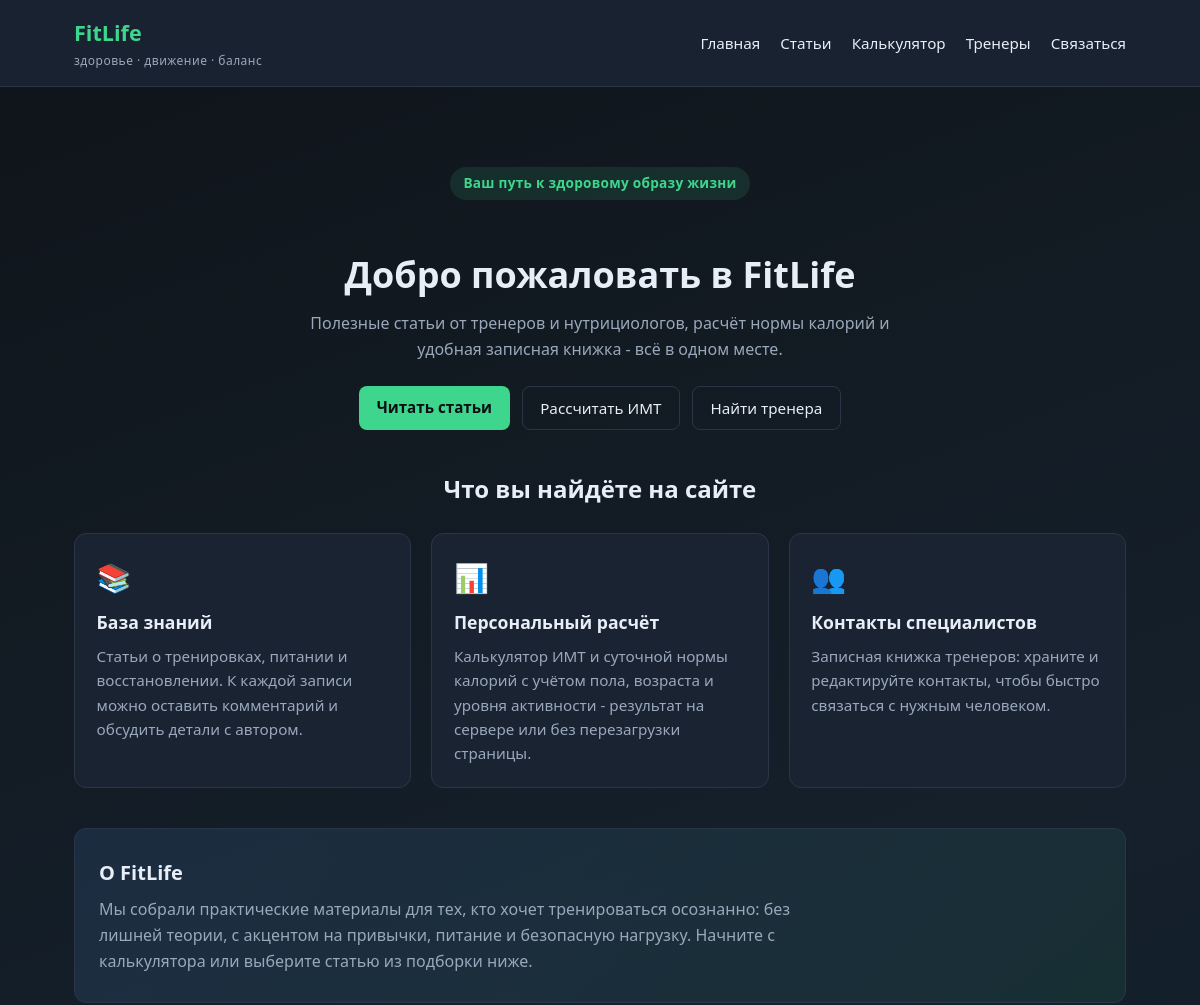
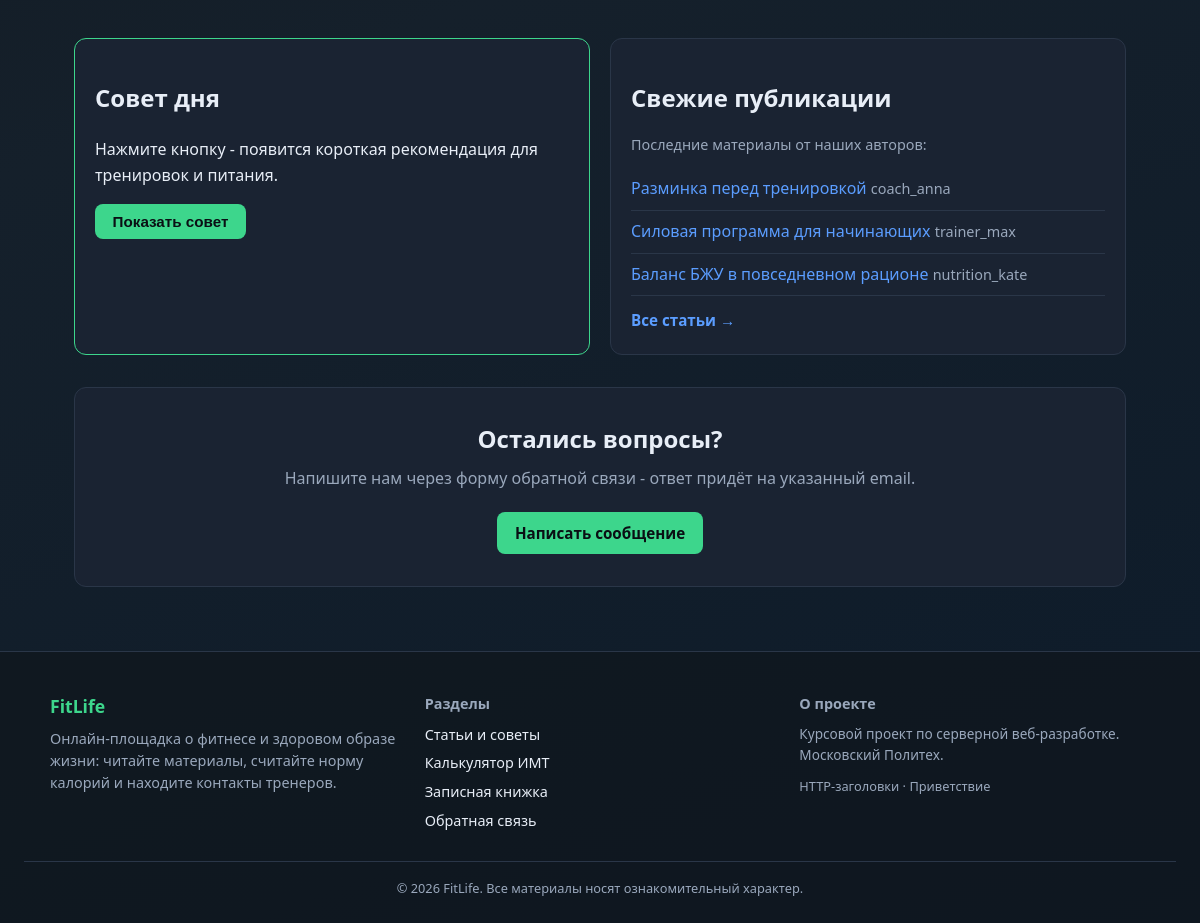
The page / on the database its author committed (2 pictures, top to bottom).
### tables this page shows
CREATE TABLE articles (
    id INT NOT NULL AUTO_INCREMENT,
    author_id INT NOT NULL,
    name VARCHAR(255) NOT NULL,
    text TEXT NOT NULL,
    created_at DATETIME NOT NULL DEFAULT CURRENT_TIMESTAMP,
  updated_at DATETIME NULL,
    PRIMARY KEY (id),
    KEY idx_articles_author (author_id),
    CONSTRAINT fk_articles_author FOREIGN KEY (author_id) REFERENCES users (id) ON DELETE CASCADE
);

CREATE TABLE users (
    id INT NOT NULL AUTO_INCREMENT,
    nickname VARCHAR(128) NOT NULL,
    email VARCHAR(255) NOT NULL,
    is_confirmed TINYINT(1) NOT NULL DEFAULT 0,
    role ENUM('admin', 'user') NOT NULL DEFAULT 'user',
    password_hash VARCHAR(255) NOT NULL DEFAULT '',
    auth_token VARCHAR(255) NOT NULL DEFAULT '',
    created_at DATETIME NOT NULL DEFAULT CURRENT_TIMESTAMP,
    PRIMARY KEY (id),
    UNIQUE KEY uk_users_nickname (nickname),
    UNIQUE KEY uk_users_email (email)
);

### src/MyProject/View.php (called while the page is built, shortened)
<?php
final class View
{
    private string $templatesPath;
    public function __construct()
    {
        $this->templatesPath = dirname(__DIR__, 2) . '/templates';
    }
    public function render(string $template, array $vars = []): void
    {
        extract($vars, EXTR_SKIP);
        $config = require dirname(__DIR__, 2) . '/config/config.php';
        require $this->templatesPath . '/' . $template . '.php';
        require $this->templatesPath . '/layout.php';
    }
}

### src/MyProject/Controllers/MainController.php (called while the page is built, shortened)
<?php
class MainController
{
    private View $view;
    public function __construct()
    {
        $this->view = new View();
    }
    public function index(): void
    {
        $articles = array_slice(Article::findAllWithAuthors(), 0, 3);
        $this->view->render('main/index', [
            'title' => 'Главная',
            'articles' => $articles,
        ]);
    }
}

### src/MyProject/Application.php (called while the page is built, shortened)
<?php
final class Application
{
    public function run(): void
    {
        $router = new Router();
        $main = MainController::class;
        $articles = ArticlesController::class;
        $comments = CommentsController::class;
        $contacts = ContactsController::class;
        $feedback = FeedbackController::class;
        $calculator = CalculatorController::class;
        $router->add('~^/$~', [$main, 'index']);
        $router->add('~^/hello/([^/]+)$~', [$main, 'hello']);
        $router->add('~^/bye/([^/]+)$~', [$main, 'bye']);
        $router->add('~^/headers$~', [$main, 'headers']);
        $router->add('~^/articles$~', [$articles, 'index']);
        $router->add('~^/articles/create$~', [$articles, 'create']);
        $router->add('~^/articles/(\d+)$~', [$articles, 'show']);
        $router->add('~^/articles/(\d+)/edit$~', [$articles, 'edit']);
        $router->add('~^/articles/(\d+)/comments$~', [$comments, 'store']);
        $router->add('~^/comments/(\d+)/edit$~', [$comments, 'edit']);
        $router->add('~^/contacts$~', [$contacts, 'index']);
        $router->add('~^/contacts/create$~', [$contacts, 'create']);
        $router->add('~^/contacts/(\d+)/edit$~', [$contacts, 'edit']);
        $router->add('~^/contacts/(\d+)/delete$~', [$contacts, 'delete']);
        $router->add('~^/feedback$~', [$feedback, 'form']);
        $router->add('~^/feedback/sent$~', [$feedback, 'sent']);
        $router->add('~^/calculator$~', [$calculator, 'index']);
        $router->add('~^/calculator/calculate$~', [$calculator, 'calculate']);
        $uri = $_SERVER['REQUEST_URI'] ?? '/';
        $method = $_SERVER['REQUEST_METHOD'] ?? 'GET';
        $router->dispatch($uri, $method);
    }
}

### www/index.php (called while the page is built, shortened)
<?php
$app = new MyProject\Application();
$app->run();

### src/MyProject/Models/Article.php (called while the page is built, shortened)
<?php
class Article extends ActiveRecord
{
    public int $author_id = 0;
    protected static function getTableName(): string
    {
        return 'articles';
    }
    public static function findAllWithAuthors(): array
    {
        return self::findAll('created_at DESC');
    }
    public function getAuthor(): ?User
    {
        return User::findById($this->author_id);
    }
}

### config/config.php (called while the page is built, shortened)
<?php
return [
    'app_name' => 'FitLife',
    'default_title' => 'FitLife - блог о здоровье и фитнесе',
    'db' => [
        'driver' => getenv('DB_DRIVER') ?: 'mysql',
        'sqlite_path' => dirname(__DIR__) . '/database/fitlife.sqlite',
        'host' => getenv('DB_HOST') ?: '127.0.0.1',
        'port' => getenv('DB_PORT') ?: '3306',
        'name' => getenv('DB_NAME') ?: 'fitlife',
        'user' => getenv('DB_USER') ?: 'root',
        'password' => getenv('DB_PASSWORD') ?: '',
        'charset' => 'utf8mb4',
    ],
];

### src/MyProject/Db.php (called while the page is built, shortened)
<?php
final class Db
{
    private static ?PDO $pdo = null;
    public static function getConnection(): PDO
    {
        if (self::$pdo === null) {
            $config = require dirname(__DIR__, 2) . '/config/config.php';
            $db = $config['db'];
            $driver = $db['driver'] ?? 'mysql';
            try {
                if ($driver === 'sqlite') {
                    $path = $db['sqlite_path'];
                    if (!is_file($path)) {
                        require dirname(__DIR__, 2) . '/database/init_sqlite.php';
                    }
                    self::$pdo = new PDO('sqlite:' . $path, null, null, [
                        PDO::ATTR_ERRMODE => PDO::ERRMODE_EXCEPTION,
                        PDO::ATTR_DEFAULT_FETCH_MODE => PDO::FETCH_ASSOC,
                    ]);
                } else {
                    $dsn = sprintf(
                        'mysql:host=%s;port=%s;dbname=%s;charset=%s',
                        $db['host'],
                        $db['port'],
                        $db['name'],
                        $db['charset']
                    );
                    self::$pdo = new PDO($dsn, $db['user'], $db['password'], [
                        PDO::ATTR_ERRMODE => PDO::ERRMODE_EXCEPTION,
                        PDO::ATTR_DEFAULT_FETCH_MODE => PDO::FETCH_ASSOC,
                    ]);
                    self::$pdo->exec('SET NAMES utf8mb4 COLLATE utf8mb4_unicode_ci');
                }
            } catch (PDOException $e) {
                http_response_code(500);
                echo 'Ошибка подключения к базе данных: ' . htmlspecialchars($e->getMessage());
                exit;
            }
        }
        return self::$pdo;
    }
}

### src/MyProject/ActiveRecord/ActiveRecord.php (called while the page is built, shortened)
<?php
abstract class ActiveRecord
{
    public static function findById(int $id): ?static
    {
        $table = static::getTableName();
        $stmt = Db::getConnection()->prepare("SELECT * FROM {$table} WHERE id = :id LIMIT 1");
        $stmt->execute(['id' => $id]);
        $row = $stmt->fetch(PDO::FETCH_ASSOC);
        return $row ? static::mapRow($row) : null;
    }
    public static function findAll(string $orderBy = 'id DESC'): array
    {
        $table = static::getTableName();
        $stmt = Db::getConnection()->query("SELECT * FROM {$table} ORDER BY {$orderBy}");
        $items = [];
        while ($row = $stmt->fetch(PDO::FETCH_ASSOC)) {
            $items[] = static::mapRow($row);
        }
        return $items;
    }
    protected static function mapRow(array $row): static
    {
        $object = new static();
        $reflection = new ReflectionClass($object);
        foreach ($row as $key => $value) {
            $property = $reflection->getProperty($key);
            $type = $property->getType();
            if ($type && $type->getName() === 'int' && $value !== null && $value !== '') {
                $value = (int) $value;
            }
        }
        return $object;
    }
}

### src/MyProject/Models/User.php (called while the page is built, shortened)
<?php
class User extends ActiveRecord
{
    protected static function getTableName(): string
    {
        return 'users';
    }
}

### templates/main/index.php (the view)
<section class="hero">
    <p class="hero-badge">Ваш путь к здоровому образу жизни</p>
    <h1>Добро пожаловать в FitLife</h1>
    <p class="lead">Полезные статьи от тренеров и нутрициологов, расчёт нормы калорий и удобная записная книжка - всё в одном месте.</p>
    <div class="hero-actions">
        <a class="btn btn-primary" href="/articles">Читать статьи</a>
        <a class="btn btn-secondary" href="/calculator">Рассчитать ИМТ</a>
        <a class="btn btn-secondary" href="/contacts">Найти тренера</a>
    </div>
</section>
<section class="features-section">
    <h2 class="section-title">Что вы найдёте на сайте</h2>
    <div class="features-grid">
        <article class="feature-card">
            <span class="feature-icon" aria-hidden="true">📚</span>
            <h3>База знаний</h3>
            <p>Статьи о тренировках, питании и восстановлении. К каждой записи можно оставить комментарий и обсудить детали с автором.</p>
        </article>
        <article class="feature-card">
            <span class="feature-icon" aria-hidden="true">📊</span>
            <h3>Персональный расчёт</h3>
            <p>Калькулятор ИМТ и суточной нормы калорий с учётом пола, возраста и уровня активности - результат на сервере или без перезагрузки страницы.</p>
        </article>
        <article class="feature-card">
            <span class="feature-icon" aria-hidden="true">👥</span>
            <h3>Контакты специалистов</h3>
            <p>Записная книжка тренеров: храните и редактируйте контакты, чтобы быстро связаться с нужным человеком.</p>
        </article>
    </div>
</section>
<section class="about-strip">
    <div class="about-strip-inner">
        <h2>О FitLife</h2>
        <p>Мы собрали практические материалы для тех, кто хочет тренироваться осознанно: без лишней теории, с акцентом на привычки, питание и безопасную нагрузку. Начните с калькулятора или выберите статью из подборки ниже.</p>
    </div>
</section>
<section class="home-content-grid cards-grid">
    <article class="card highlight-card" id="promo-card">
        <h2>Совет дня</h2>
        <p id="promo-text">Нажмите кнопку - появится короткая рекомендация для тренировок и питания.</p>
        <button type="button" class="btn btn-primary" id="promo-btn">Показать совет</button>
    </article>
    <article class="card">
        <h2>Свежие публикации</h2>
        <p class="card-desc">Последние материалы от наших авторов:</p>
        <ul class="article-list">
            <?php foreach ($articles as $article): ?>
                <?php $author = $article->getAuthor(); ?>
                <li>
                    <a href="/articles/<?= $article->id ?>"><?= htmlspecialchars($article->name) ?></a>
                    <span class="meta"><?= $author ? htmlspecialchars($author->nickname) : '-' ?></span>
                </li>
            <?php endforeach; ?>
        </ul>
        <a href="/articles" class="card-link">Все статьи →</a>
    </article>
</section>
<section class="cta-banner">
    <h2>Остались вопросы?</h2>
    <p>Напишите нам через форму обратной связи - ответ придёт на указанный email.</p>
    <a href="/feedback" class="btn btn-primary">Написать сообщение</a>
</section>

### src/MyProject/Router.php (shortened to what this page needs)
<?php
final class Router
{
    private array $routes = [];
    public function add(string $pattern, array $handler): void
    {
        $this->routes[$pattern] = $handler;
    }
    public function dispatch(string $uri, string $method): void
    {
        $path = parse_url($uri, PHP_URL_PATH) ?: '/';
        $path = '/' . trim($path, '/');
        foreach ($this->routes as $pattern => $handler) {
            if (preg_match($pattern, $path, $matches)) {
                array_shift($matches);
                $controller = new $handler[0]();
                $action = $handler[1];
                $controller->$action(...$matches);
                return;
            }
        }
    }
}

### www/assets/css/style.css (style rules this page uses)
:root { --bg: #0f1419; --surface: #1a2332; --accent: #3dd68c; --accent-2: #5b9dff; --text: #e8eef7; --muted: #9aa8bc; --border: #2a3648; --error: #ff6b6b; --success: #3dd68c; }
* { box-sizing: border-box; }
body { margin: 0; font-family: "Segoe UI", system-ui, sans-serif; background: linear-gradient(160deg, #0f1419 0%, #15202b 50%, #0d1b2a 100%); color: var(--text); min-height: 100vh; line-height: 1.6; }
a { color: var(--accent-2); text-decoration: none; }
.hero { text-align: center; padding: 3rem 1rem 2.5rem; }
.hero-badge { display: inline-block; margin: 0 0 1rem; padding: 0.35rem 0.85rem; border-radius: 999px; background: rgba(61, 214, 140, 0.12); color: var(--accent); font-size: 0.85rem; font-weight: 600; letter-spacing: 0.02em; }
.section-title { text-align: center; margin: 0 0 1.5rem; font-size: 1.5rem; }
.features-section { margin-bottom: 2.5rem; }
.features-grid { display: grid; grid-template-columns: repeat(auto-fit, minmax(260px, 1fr)); gap: 1.25rem; }
.feature-card { background: var(--surface); border: 1px solid var(--border); border-radius: 12px; padding: 1.35rem; }
.feature-icon { font-size: 1.75rem; display: block; margin-bottom: 0.5rem; }
.feature-card h3 { margin: 0 0 0.5rem; font-size: 1.1rem; }
.feature-card p { margin: 0; color: var(--muted); font-size: 0.95rem; }
.about-strip { margin-bottom: 2.5rem; border-radius: 12px; background: linear-gradient(135deg, rgba(91, 157, 255, 0.12), rgba(61, 214, 140, 0.08)); border: 1px solid var(--border); }
.about-strip-inner { padding: 1.75rem 1.5rem; }
.about-strip h2 { margin: 0 0 0.5rem; font-size: 1.25rem; }
.about-strip p { margin: 0; color: var(--muted); max-width: 720px; }
.home-content-grid { margin-bottom: 2rem; }
.card-desc { color: var(--muted); font-size: 0.9rem; margin: -0.25rem 0 0.75rem; }
.card-link { display: inline-block; margin-top: 0.75rem; font-weight: 600; font-size: 0.95rem; }
.cta-banner { text-align: center; padding: 2rem 1.5rem; border-radius: 12px; background: var(--surface); border: 1px solid var(--border); }
.cta-banner h2 { margin: 0 0 0.5rem; }
.cta-banner p { color: var(--muted); margin: 0 0 1.25rem; }
.hero h1 { font-size: 2.25rem; margin-bottom: 0.5rem; }
.lead { color: var(--muted); max-width: 600px; margin: 0 auto 1.5rem; }
.hero-actions { display: flex; flex-wrap: wrap; gap: 0.75rem; justify-content: center; }
.cards-grid { display: grid; grid-template-columns: repeat(auto-fit, minmax(280px, 1fr)); gap: 1.25rem; }
.card { background: var(--surface); border: 1px solid var(--border); border-radius: 12px; padding: 1.25rem; }
.highlight-card { border-color: var(--accent); }
.article-list { list-style: none; padding: 0; margin: 0; }
.article-list li { padding: 0.5rem 0; border-bottom: 1px solid var(--border); }
.meta { color: var(--muted); font-size: 0.9rem; }
.btn { display: inline-block; padding: 0.55rem 1.1rem; border-radius: 8px; border: none; font-size: 0.95rem; cursor: pointer; text-decoration: none; transition: transform 0.15s, opacity 0.15s; }
.btn-primary { background: var(--accent); color: #0a0f14; font-weight: 600; }
.btn-secondary { background: transparent; color: var(--text); border: 1px solid var(--border); }

### rows shown on the page
articles: name "Разминка перед тренировкой", author.nickname "coach_anna"
articles: name "Силовая программа для начинающих", author.nickname "trainer_max"
articles: name "Баланс БЖУ в повседневном рационе", author.nickname "nutrition_kate"
